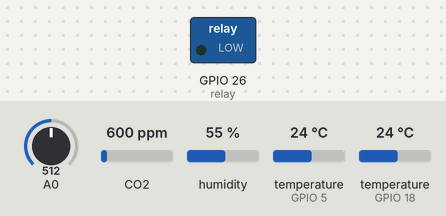
Bench run of a sketch on a simulated ESP8266 (NodeMCU). Parts: switched loads named in the sketch (green lamp = pin HIGH). The inputs (shaded band) are chosen by the test bench; at power-on: A0 = 512, CO2 600 ppm, humidity 55 %, temperature (sensors on GPIO 5, GPIO 18) 24 °C. WiFi joins after 1.5 s; servers stay silent unless stated; what the sketch prints to the serial monitor is not drawn.

Above: at 0.1 s.
At 2.3 s:
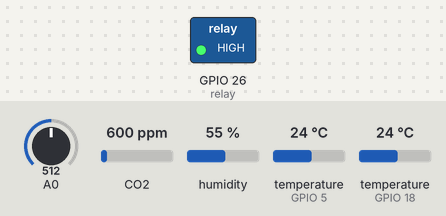
Timing chart, 0 to 3.8 s (numbered marks = the images above):
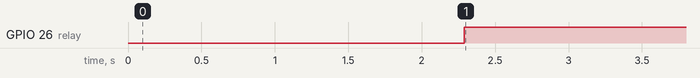

Measured:
- by itself, GPIO 26 (relay): LOW → HIGH at 2.3 s

The sketch:

FinalWith_Pump_Logic.ino
```cpp
// (licence header left out)
//This example shows how to set and push timestamp (server time) which is the server variable that suopported by Firebase

#if defined(ESP32)
#include <WiFi.h>
#elif defined(ESP8266)
#include <ESP8266WiFi.h>
#endif
#include <Firebase_ESP_Client.h>
// SENSORS
#include <MQ135.h>
#include <DHT.h>
#include <OneWire.h>
#include <DallasTemperature.h>

#define DHTPIN 5
#define DHTTYPE DHT22
#define PIN_MQ135 34
#define oneWireBus 18
#define SensorPin 35

const int dry = 3618;
const int wet = 1475;
MQ135 mq135_sensor(PIN_MQ135);
DHT dht(DHTPIN, DHTTYPE);
float temperature, humidity; // Temp and Humid floats, will be measured by the DHT
OneWire oneWire(oneWireBus);
DallasTemperature sensors(&oneWire);
const int relay = 26;
int waitTime = 20000;
int waterTime = 10;

//Provide the token generation process info.
#include <addons/TokenHelper.h>

//Provide the RTDB payload printing info and other helper functions.
#include <addons/RTDBHelper.h>

/* 1. Define the WiFi credentials */
#define WIFI_SSID "MALUKU 24"
#define WIFI_PASSWORD "2IkanCupang"

//For the following credentials, see examples/Authentications/SignInAsUser/EmailPassword/EmailPassword.ino

/* 2. Define the API Key */
#define API_KEY "AIzaSyBevJHSAmYAcq5I9kTzoNgK1UodyTY9blw"

/* 3. Define the RTDB URL */
#define DATABASE_URL "https://telegarden-5a048-default-rtdb.asia-southeast1.firebasedatabase.app"
 //<databaseName>.firebaseio.com or <databaseName>.<region>.firebasedatabase.app

/* 4. Define the user Email and password that alreadey registerd or added in your project */
#define USER_EMAIL "isozac@ymail.com"
#define USER_PASSWORD "demaster"


//Define Firebase Data object
FirebaseData fbdo;
FirebaseAuth auth;
FirebaseConfig config;

unsigned long sendDataPrevMillis = 0;
unsigned long count = 0;

bool taskCompleted = false;

void setup()
{

  Serial.begin(115200);
  Serial.println();
  Serial.println();

  dht.begin();
  sensors.begin();
  pinMode(relay, OUTPUT);

  WiFi.begin(WIFI_SSID, WIFI_PASSWORD);
  Serial.print("Connecting to Wi-Fi");
  while (WiFi.status() != WL_CONNECTED)
  {
    Serial.print(".");
    delay(300);
  }
  Serial.println();
  Serial.print("Connected with IP: ");
  Serial.println(WiFi.localIP());
  Serial.println();

  Serial.printf("Firebase Client v%s\n\n", FIREBASE_CLIENT_VERSION);

  //For the following credentials, see examples/Authentications/SignInAsUser/EmailPassword/EmailPassword.ino

  /* Assign the api key (required) */
  config.api_key = API_KEY;

  /* Assign the user sign in credentials */
  auth.user.email = USER_EMAIL;
  auth.user.password = USER_PASSWORD;

  /* Assign the RTDB URL (required) */
  config.database_url = DATABASE_URL;

  /* Assign the callback function for the long running token generation task */
  config.token_status_callback = tokenStatusCallback; //see addons/TokenHelper.h

  //Or use legacy authenticate method
  //config.database_url = DATABASE_URL;
  //config.signer.tokens.legacy_token = "<database secret>";

  Firebase.begin(&config, &auth);

  Firebase.reconnectWiFi(true);
}

void loop()
{
  //Flash string (PROGMEM and  (FPSTR), String, String C/C++ string, const char, char array, string literal are supported
  //in all Firebase and FirebaseJson functions, unless F() macro is not supported.
  //Sensors
  float humidity = dht.readHumidity();
  float temperature = dht.readTemperature();

  //CapacitiveSense Test
  float sensorValue = analogRead(SensorPin);
  float percentageHumidity = map(sensorValue, wet, dry, 100, 0);


  //MQ-135 Here
  float rzero = mq135_sensor.getRZero();
  float correctedRZero = mq135_sensor.getCorrectedRZero(temperature, humidity);
  float resistance = mq135_sensor.getResistance();
  float ppm = mq135_sensor.getPPM();
  float correctedPPM = mq135_sensor.getCorrectedPPM(temperature, humidity);

  //DS18B20
  sensors.requestTemperatures();
  float temperatureSoil = sensors.getTempCByIndex(0);

  //Pump Logic
  if (percentageHumidity <= 30)
    { digitalWrite(relay, LOW );
    delay(waterTime*1000); // on for 10 seconds
    digitalWrite(relay, HIGH);
    delay(waitTime);
    }
  else if (percentageHumidity >=65){
    digitalWrite(relay, HIGH);
    delay(waitTime);
    }

  if (Firebase.ready() && (millis() - sendDataPrevMillis > 15000 || sendDataPrevMillis == 0))
  {
    sendDataPrevMillis = millis();

    // Serial.printf("Set timestamp... %s\n", Firebase.RTDB.setTimestamp(&fbdo, "/test/timestamp") ? "ok" : fbdo.errorReason().c_str());

    // if (fbdo.httpCode() == FIREBASE_ERROR_HTTP_CODE_OK)
    // {

    //   //In setTimestampAsync, the following timestamp will be 0 because the response payload was ignored for all async functions.

    //   //Timestamp saved in millisecond, get its seconds from int value
    //   Serial.print("TIMESTAMP (Seconds): ");
    //   Serial.println(fbdo.to<int>());

    //   //Or print the total milliseconds from double value
    //   //Due to bugs in Serial.print in Arduino library, use printf to print double instead.
    //   printf("TIMESTAMP (milliSeconds): %lld\n", fbdo.to<uint64_t>());
    // }

    //To set and push data with timestamp, requires the JSON data with .sv placeholder
    FirebaseJson json;

    //now we will set the timestamp value at Ts
    json.set("Ts/.sv", "timestamp"); // .sv is the required place holder for sever value which currently supports only string "timestamp" as a value
    json.set("soilTemp/",temperatureSoil);
    json.set("soilHum/", percentageHumidity);
    json.set("humidity/", humidity);
    json.set("temperature/", temperature);
    json.set("co2ppmCorrected/", correctedPPM);
    json.set("co2ppmPureSens/", ppm);
    json.set("z_counter/",count);
    //Set data with timestamp
    Serial.printf("Set data with timestamp... %s\n", Firebase.RTDB.setJSON(&fbdo, "/realtime/set", &json) ? fbdo.to<FirebaseJson>().raw() : fbdo.errorReason().c_str());

    //Push data with timestamp
    Serial.printf("Push data with timestamp... %s\n", Firebase.RTDB.pushJSON(&fbdo, "/realtime/push", &json) ? "ok" : fbdo.errorReason().c_str());

    count++;
  }
}
```
